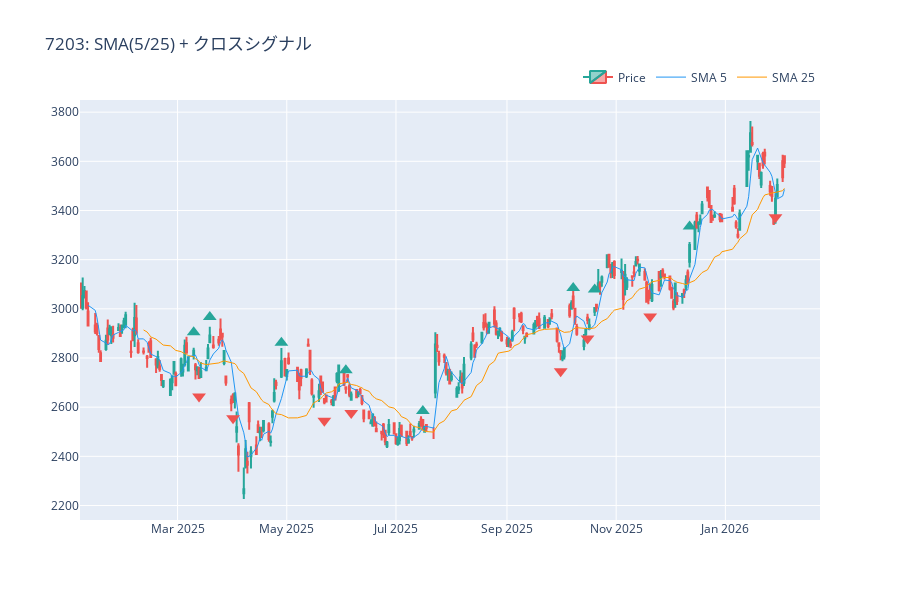

Write notebook code for a chart like this one.
### Code cell
# クロスシグナル付きチャート
# ゴールデンクロス（緑▲）とデッドクロス（赤▼）を表示
fig = analyzer_jp.plot_chart(
    "7203",
    show_sma=[5, 25],
    show_signals=True,
    signal_patterns=[(5, 25)],  # 5日線と25日線のクロスを検出
    start="2025-01-01",
)
fig.update_layout(title="7203: SMA(5/25) + クロスシグナル")
fig.show()

### Figure 1 — Plotly figure (JSON) as saved in the notebook; plotly's stock layout.template omitted (floating-point values rounded to 4 significant figures; data arrays with more than 128 entries replaced by an {"elided": "..."} marker saying what was removed)
{"data": [{"close": {"elided": "264 float values"}, "decreasing": {"line": {"color": "#ef5350"}}, "high": {"elided": "264 float values"}, "increasing": {"line": {"color": "#26a69a"}}, "low": {"elided": "264 float values"}, "name": "Price", "open": {"elided": "264 float values"}, "type": "candlestick", "x": {"elided": "264 str values"}, "xaxis": "x", "yaxis": "y"}, {"line": {"color": "#2196F3", "width": 1}, "name": "SMA 5", "type": "scatter", "x": {"elided": "264 str values"}, "xaxis": "x", "y": {"elided": "264 float values"}, "yaxis": "y"}, {"line": {"color": "#FF9800", "width": 1}, "name": "SMA 25", "type": "scatter", "x": {"elided": "264 str values"}, "xaxis": "x", "y": {"elided": "264 float values"}, "yaxis": "y"}, {"hovertemplate": "Golden Cross<br>Date: %{x}<br>Price: 2829.00<br>MA: 5/25<extra></extra>", "marker": {"color": "#26a69a", "size": 12, "symbol": "triangle-up"}, "mode": "markers", "name": "GC (5/25)", "showlegend": false, "type": "scatter", "x": ["2025-03-10T00:00:00"], "xaxis": "x", "y": [2904.0], "yaxis": "y"}, {"hovertemplate": "Dead Cross<br>Date: %{x}<br>Price: 2719.00<br>MA: 5/25<extra></extra>", "marker": {"color": "#ef5350", "size": 12, "symbol": "triangle-down"}, "mode": "markers", "name": "DC (5/25)", "showlegend": false, "type": "scatter", "x": ["2025-03-13T00:00:00"], "xaxis": "x", "y": [2644.0], "yaxis": "y"}, {"hovertemplate": "Golden Cross<br>Date: %{x}<br>Price: 2892.00<br>MA: 5/25<extra></extra>", "marker": {"color": "#26a69a", "size": 12, "symbol": "triangle-up"}, "mode": "markers", "name": "GC (5/25)", "showlegend": false, "type": "scatter", "x": ["2025-03-19T00:00:00"], "xaxis": "x", "y": [2967.0], "yaxis": "y"}, {"hovertemplate": "Dead Cross<br>Date: %{x}<br>Price: 2630.50<br>MA: 5/25<extra></extra>", "marker": {"color": "#ef5350", "size": 12, "symbol": "triangle-down"}, "mode": "markers", "name": "DC (5/25)", "showlegend": false, "type": "scatter", "x": ["2025-04-01T00:00:00"], "xaxis": "x", "y": [2555.0], "yaxis": "y"}, {"hovertemplate": "Golden Cross<br>Date: %{x}<br>Price: 2786.50<br>MA: 5/25<extra></extra>", "marker": {"color": "#26a69a", "size": 12, "symbol": "triangle-up"}, "mode": "markers", "name": "GC (5/25)", "showlegend": false, "type": "scatter", "x": ["2025-04-28T00:00:00"], "xaxis": "x", "y": [2862.0], "yaxis": "y"}, {"hovertemplate": "Dead Cross<br>Date: %{x}<br>Price: 2620.00<br>MA: 5/25<extra></extra>", "marker": {"color": "#ef5350", "size": 12, "symbol": "triangle-down"}, "mode": "markers", "name": "DC (5/25)", "showlegend": false, "type": "scatter", "x": ["2025-05-22T00:00:00"], "xaxis": "x", "y": [2545.0], "yaxis": "y"}, {"hovertemplate": "Golden Cross<br>Date: %{x}<br>Price: 2675.00<br>MA: 5/25<extra></extra>", "marker": {"color": "#26a69a", "size": 12, "symbol": "triangle-up"}, "mode": "markers", "name": "GC (5/25)", "showlegend": false, "type": "scatter", "x": ["2025-06-03T00:00:00"], "xaxis": "x", "y": [2750.0], "yaxis": "y"}, {"hovertemplate": "Dead Cross<br>Date: %{x}<br>Price: 2652.00<br>MA: 5/25<extra></extra>", "marker": {"color": "#ef5350", "size": 12, "symbol": "triangle-down"}, "mode": "markers", "name": "DC (5/25)", "showlegend": false, "type": "scatter", "x": ["2025-06-06T00:00:00"], "xaxis": "x", "y": [2577.0], "yaxis": "y"}, {"hovertemplate": "Golden Cross<br>Date: %{x}<br>Price: 2509.50<br>MA: 5/25<extra></extra>", "marker": {"color": "#26a69a", "size": 12, "symbol": "triangle-up"}, "mode": "markers", "name": "GC (5/25)", "showlegend": false, "type": "scatter", "x": ["2025-07-16T00:00:00"], "xaxis": "x", "y": [2585.0], "yaxis": "y"}, {"hovertemplate": "Dead Cross<br>Date: %{x}<br>Price: 2821.50<br>MA: 5/25<extra></extra>", "marker": {"color": "#ef5350", "size": 12, "symbol": "triangle-down"}, "mode": "markers", "name": "DC (5/25)", "showlegend": false, "type": "scatter", "x": ["2025-10-01T00:00:00"], "xaxis": "x", "y": [2746.0], "yaxis": "y"}, {"hovertemplate": "Golden Cross<br>Date: %{x}<br>Price: 3009.00<br>MA: 5/25<extra></extra>", "marker": {"color": "#26a69a", "size": 12, "symbol": "triangle-up"}, "mode": "markers", "name": "GC (5/25)", "showlegend": false, "type": "scatter", "x": ["2025-10-08T00:00:00"], "xaxis": "x", "y": [3084.0], "yaxis": "y"}, {"hovertemplate": "Dead Cross<br>Date: %{x}<br>Price: 2954.50<br>MA: 5/25<extra></extra>", "marker": {"color": "#ef5350", "size": 12, "symbol": "triangle-down"}, "mode": "markers", "name": "DC (5/25)", "showlegend": false, "type": "scatter", "x": ["2025-10-16T00:00:00"], "xaxis": "x", "y": [2879.0], "yaxis": "y"}, {"hovertemplate": "Golden Cross<br>Date: %{x}<br>Price: 3003.00<br>MA: 5/25<extra></extra>", "marker": {"color": "#26a69a", "size": 12, "symbol": "triangle-up"}, "mode": "markers", "name": "GC (5/25)", "showlegend": false, "type": "scatter", "x": ["2025-10-20T00:00:00"], "xaxis": "x", "y": [3078.0], "yaxis": "y"}, {"hovertemplate": "Dead Cross<br>Date: %{x}<br>Price: 3044.00<br>MA: 5/25<extra></extra>", "marker": {"color": "#ef5350", "size": 12, "symbol": "triangle-down"}, "mode": "markers", "name": "DC (5/25)", "showlegend": false, "type": "scatter", "x": ["2025-11-20T00:00:00"], "xaxis": "x", "y": [2969.0], "yaxis": "y"}, {"hovertemplate": "Golden Cross<br>Date: %{x}<br>Price: 3260.00<br>MA: 5/25<extra></extra>", "marker": {"color": "#26a69a", "size": 12, "symbol": "triangle-up"}, "mode": "markers", "name": "GC (5/25)", "showlegend": false, "type": "scatter", "x": ["2025-12-12T00:00:00"], "xaxis": "x", "y": [3335.0], "yaxis": "y"}, {"hovertemplate": "Dead Cross<br>Date: %{x}<br>Price: 3448.00<br>MA: 5/25<extra></extra>", "marker": {"color": "#ef5350", "size": 12, "symbol": "triangle-down"}, "mode": "markers", "name": "DC (5/25)", "showlegend": false, "type": "scatter", "x": ["2026-01-29T00:00:00"], "xaxis": "x", "y": [3373.0], "yaxis": "y"}], "layout": {"height": 600, "legend": {"orientation": "h", "x": 1, "xanchor": "right", "y": 1.02, "yanchor": "bottom"}, "showlegend": true, "title": {"text": "7203: SMA(5/25) + クロスシグナル"}, "xaxis": {"anchor": "y", "domain": [0, 1], "rangeslider": {"visible": false}}, "yaxis": {"anchor": "x", "domain": [0, 1]}}}
